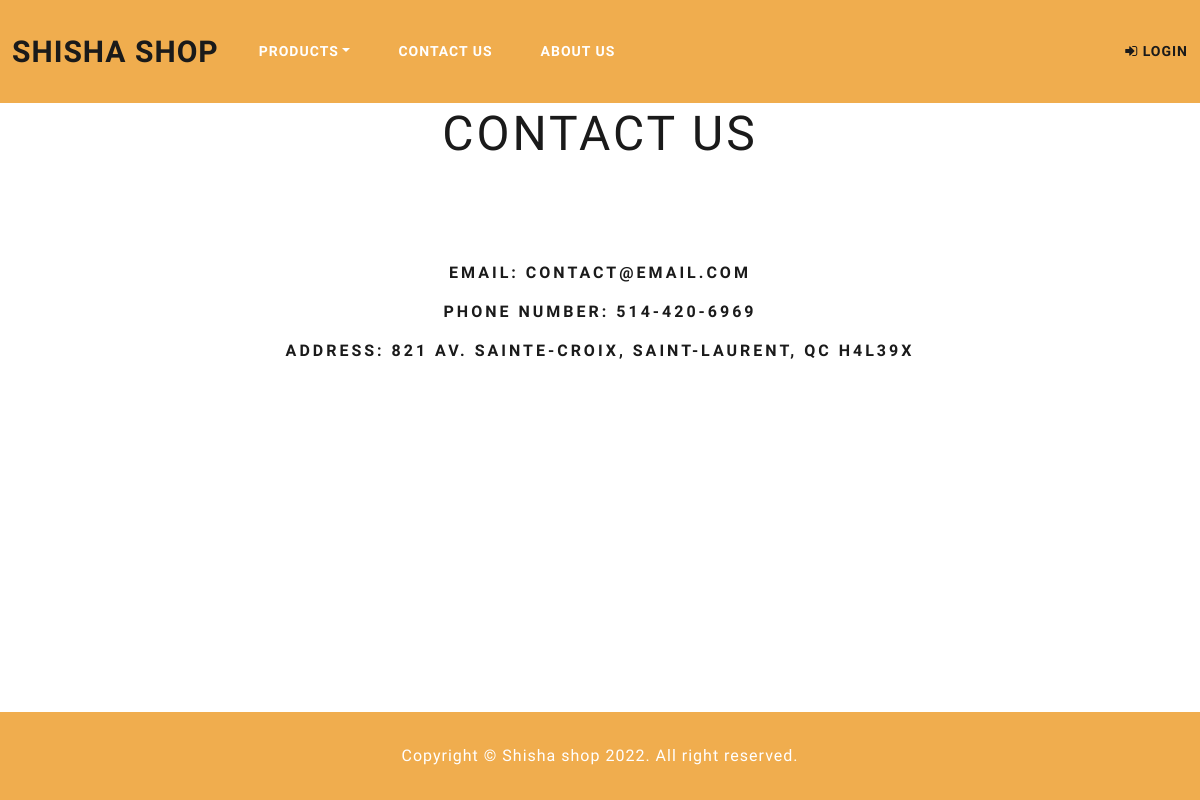
Page /Contact/index on the earlier database version.
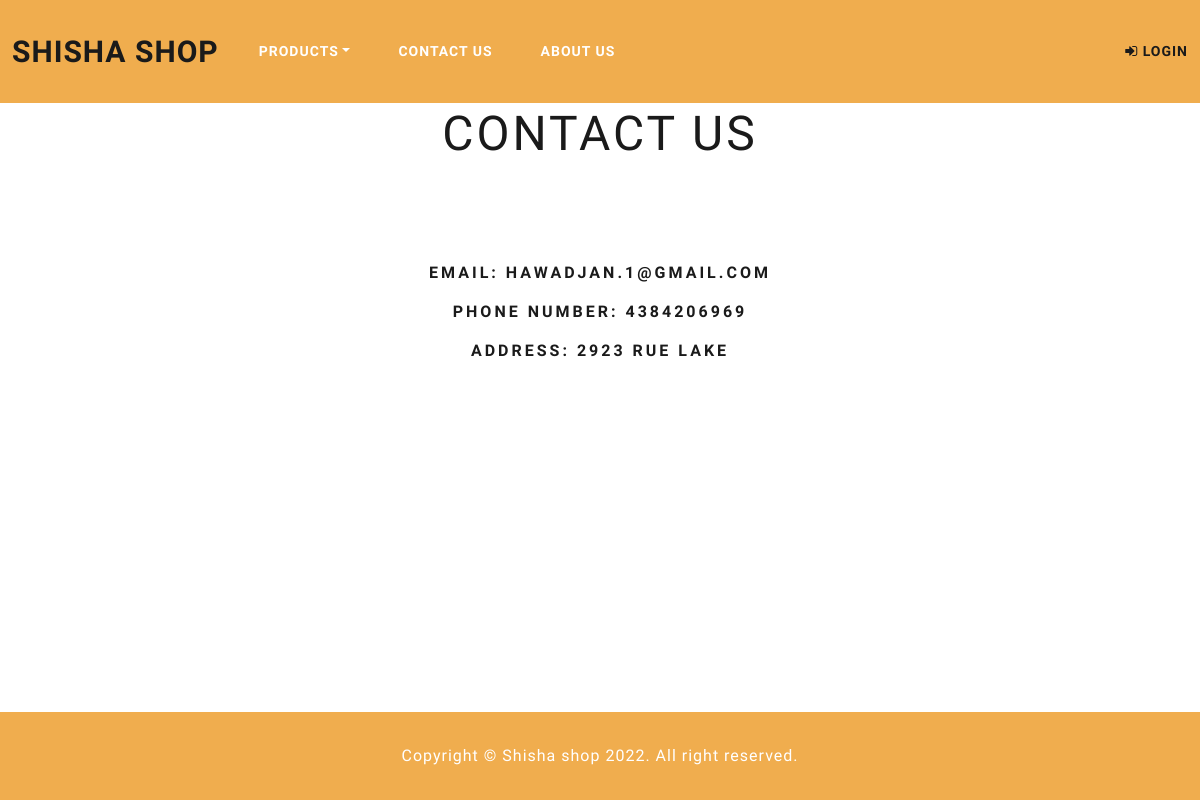
Same page on the later database version.
### tables this page shows
CREATE TABLE `contact` (
  `contact_id` int(11) NOT NULL,
  `businessEmail` varchar(30) NOT NULL,
  `phone` varchar(12) NOT NULL,
  `location` varchar(255) NOT NULL,
  `name` varchar(50) NOT NULL
);

### app/controllers/Contact.php (called while the page is built)
<?php
class Contact extends Controller {
    public function __construct()
    {
        $this->contactModel = $this->model('contactModel');
    }
    public function index() {
        $contact = $this->contactModel->getContactById(0);
        $data = [
            "contact" => $contact
        ];
        $this->view('Contact/index', $data);
    }
}

### app/core/app.php (called while the page is built, shortened)
<?php
    class App{
        protected $currentMethod = 'index';
        public function __construct()
        {
            $url = $this->parseURL();
            if(file_exists('../app/controllers/'.$url[0].'.php')){
                unset($url[0]);
            }
            $this->currentController = new $this->currentController;
            if(isset($url[1])){
                if(method_exists($this->currentController, $url[1])){
                    $this->currentMethod = $url[1];
                    unset($url[1]);
                }
            }
            $this->params = $url ? array_values($url) : [];
            call_user_func_array([$this->currentController, $this->currentMethod], $this->params);
        }
        public function parseURL(){
            if(isset($_GET['url'])){
                $url = rtrim($_GET['url'], '/');
                $url = filter_var($url, FILTER_SANITIZE_URL);
                $url = explode('/',$url);
                return $url;
            }
        }
    }

### public/index.php (called while the page is built, shortened)
<?php
    $init = new App;
?>

### app/core/Model.php (called while the page is built, shortened)
<?php
class Model
{
    private $host = DB_HOST;
    private $user = DB_USER;
    private $pass = DB_PASS;
    private $dbname = DB_NAME;
    private $dbh;
    private $stmt;
    public function __construct()
    {
        $dsn = 'mysql:host=' . $this->host . ';dbname=' . $this->dbname;
        $options = array(
            PDO::ATTR_PERSISTENT => true,
            PDO::ATTR_ERRMODE => PDO::ERRMODE_EXCEPTION
        );
        try {
            $this->dbh = new PDO($dsn, $this->user, $this->pass, $options);
        } catch (PDOException $e) {
            $this->error = $e->getMessage();
            echo $this->error;
        }
    }
    public function query($sql)
    {
        $this->stmt = $this->dbh->prepare($sql);
    }
    public function bind($param, $value, $type = null)
    {
        if (is_null($type)) {
            switch (true) {
                case is_int($value):
                    $type = PDO::PARAM_INT;
                    break;
            }
        }
        $this->stmt->bindValue($param, $value, $type);
    }
    public function execute()
    {
        return $this->stmt->execute();
    }
    public function getSingle(){
        $this->execute();
        return $this->stmt->fetch(PDO::FETCH_OBJ);
    }
}

### app/models/contactModel.php (called while the page is built, shortened)
<?php
    class contactModel extends Model{
        public function getContactById($id) {
            $this->query("SELECT businessEmail, phone, location, name
                          FROM contact
                          WHERE contact_id = :contact_id");
            $this->bind(":contact_id", $id);
            return $this->getSingle();
        }
    }
?>

### app/views/Contact/index.php (the view)
<?php require APPROOT . '/views/includes/header.php';  ?>
<div>
    <h1 class="display-5" style="text-align: center; margin-bottom: 100px; margin-top: 40px">
        Contact us
    </h1>
    <h5 style="text-align: center; margin-bottom: 20px">
        Email: <?= $data['contact']->businessEmail ?>
    </h5>
    <h5 style="text-align: center; margin-bottom: 20px">
        Phone number: <?= $data['contact']->phone ?>
    </h5>
    <h5 style="text-align: center; margin-bottom: 150px">
        Address: <?= $data['contact']->location ?>
    </h5>
</div>
<?php require APPROOT . '/views/includes/footer.php';  ?>

### app/core/Controller.php (shortened to what this page needs)
<?php
    class Controller{
        public function view($name, $data = []){
            if(file_exists('../app/views/'.$name.'.php')){
                require_once('../app/views/'.$name.'.php');
            }
            else{
                echo '../app/views/'.$name.'.php does not exists';
            }
        }
        public function model($modelName){
            return new $modelName;
        }
    }
?>

### app/views/includes/header.php (shortened to what this page needs)
<!DOCTYPE html>
<html lang="en">
<head>
    <link rel="stylesheet" href="<?= URLROOT ?>/bootstrap/css/bootstrap.min.css" />
    <link rel="stylesheet" href="<?= URLROOT ?>/fonts/font-awesome.min.css" />
    <link rel="stylesheet" href="<?= URLROOT ?>/fonts/ionicons.min.css" />
    <link rel="stylesheet" href="<?= URLROOT ?>/css/styles.min.css" />
    <link rel="stylesheet" href="<?= URLROOT ?>/css/styles.css" />
</head>
<body class="d-flex flex-column min-vh-100" style="padding-top: 65px">
    <nav class="navbar fixed-top navbar-light navbar-expand-md text-center" style="background: var(--bs-yellow); position: fixed; margin-bottom: 100px; height:fit-content">
        <div class="container-fluid">
            <a class="navbar-brand" href="<?= URLROOT ?>/Home/index" style="font-size: 30px">Shisha Shop</a>
            <div class="collapse navbar-collapse" id="navcol-2" style="width: 600px">
                <ul class="navbar-nav">
                    <li class="nav-item dropdown">
                        <a class="dropdown-toggle nav-link" aria-expanded="false" data-bs-toggle="dropdown" style="color: #ffffff;">Products</a>
                    </li>
                    <li class="nav-item">
                        <a class="nav-link" href="<?= URLROOT ?>/Contact/index"style="color: #ffffff;">Contact us</a>
                    </li>
                    <li class="nav-item"><a class="nav-link" href="<?= URLROOT ?>/AboutUs/index" style="color: #ffffff;">about Us</a></li>
                </ul>
                <a href="<?= URLROOT ?>/Admin/login" style="text-decoration: none; margin-right: 0; margin-left: auto"><i class="fa fa-sign-in" aria-hidden="true"></i> Login</a>
            </div>
        </div>
    </nav>

### app/views/includes/footer.php (shortened to what this page needs)
<footer id="footerpad" class="mt-auto" style="background: var(--bs-yellow)">
  <div class="container">
    <div class="row">
      <div class="col-md-6 col-lg-8 mx-auto">
        <p class="text-center" style="margin: auto; color: #ffffff">
          Copyright © Shisha shop 2022. All right reserved.
        </p>
      </div>
    </div>
  </div>
</footer>
</body>
</html>

Differences in the rows shown:
changed contact: businessEmail "CONTACT@EMAIL.COM" → "HAWADJAN.1@GMAIL.COM"; phone "514-420-6969" → "4384206969"; location "821 AV. SAINTE-CROIX, SAINT-LAURENT, QC H4L39X" → "2923 RUE LAKE"
